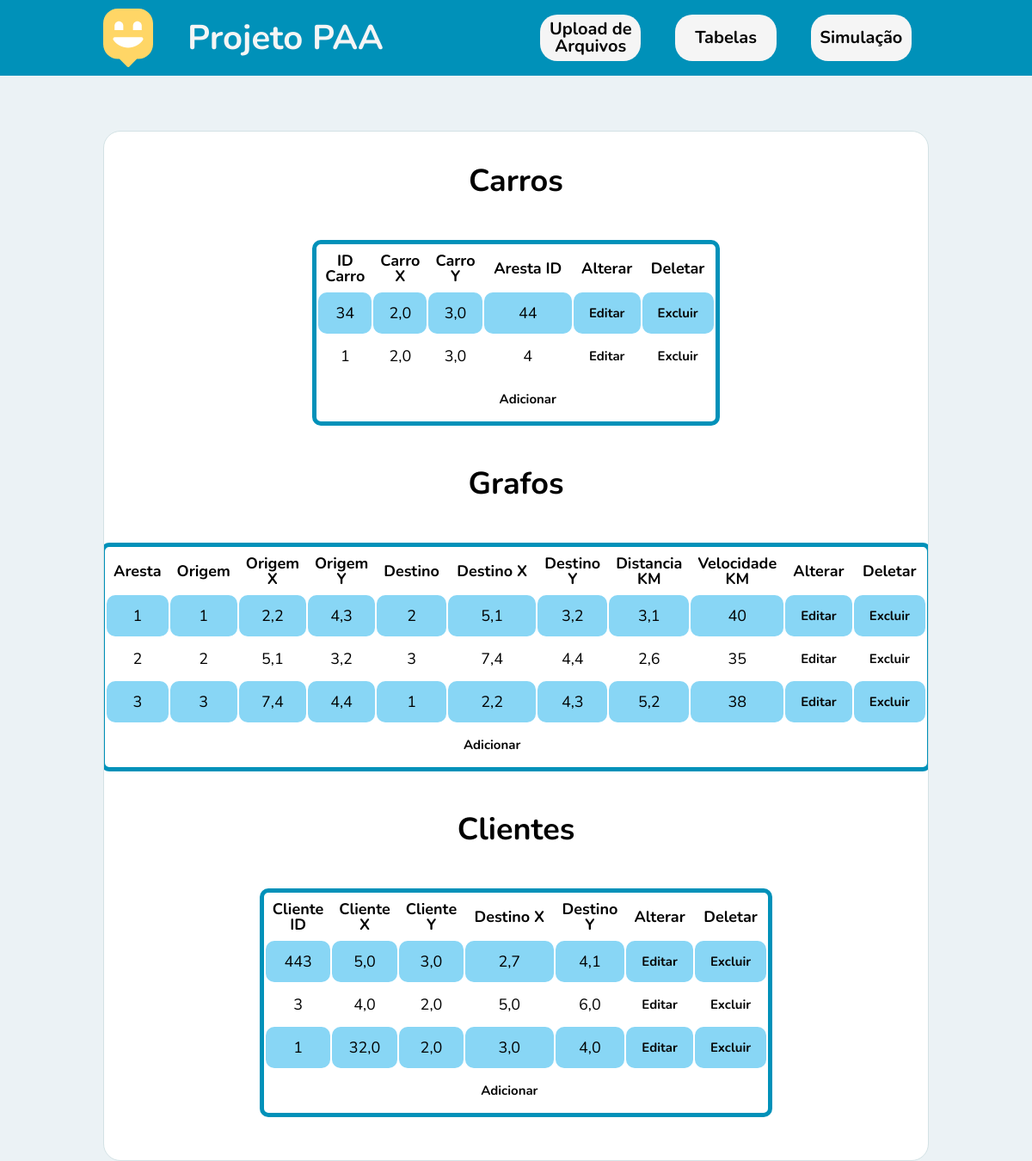
Page /tabelas on the earlier database version.
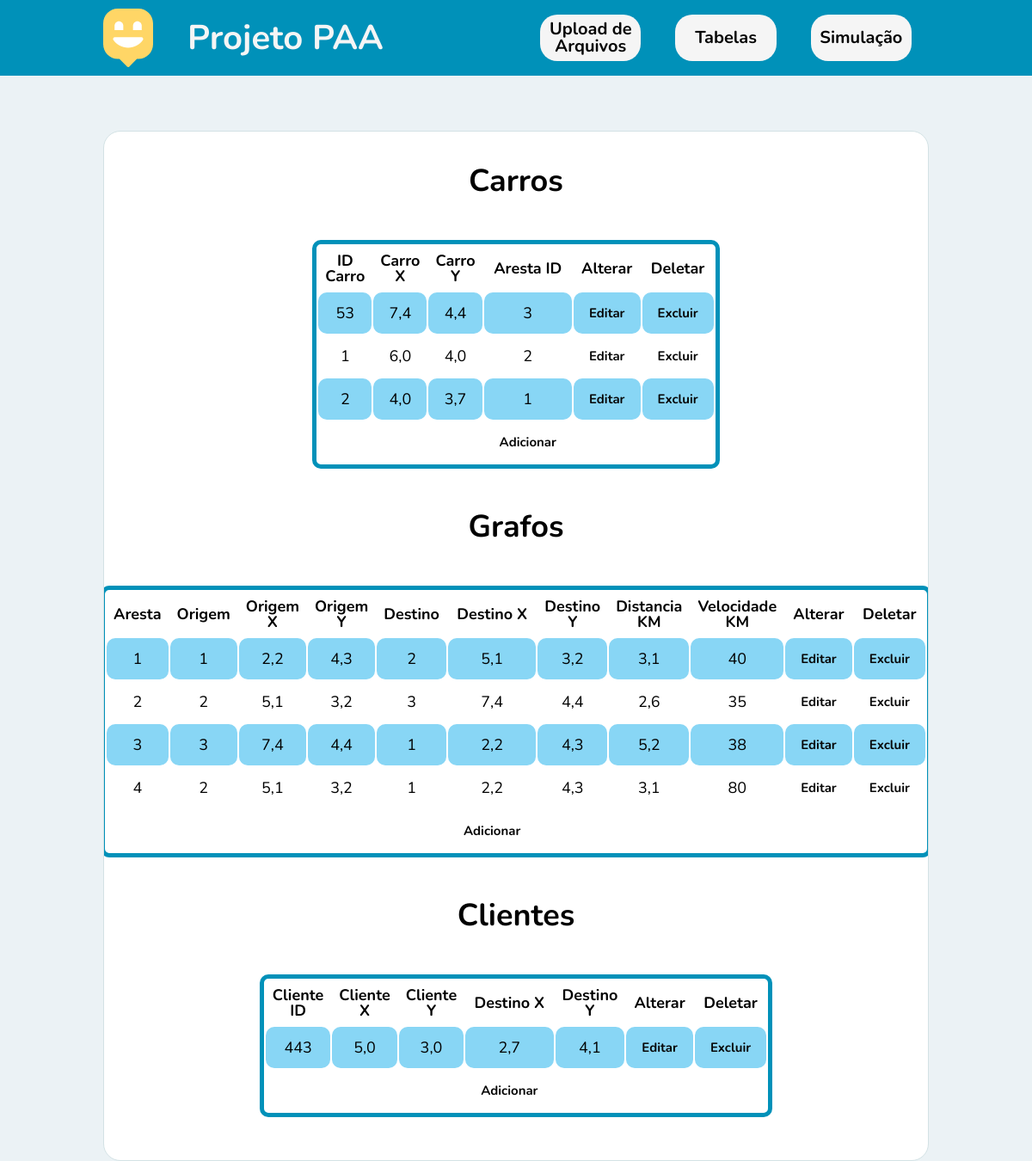
Same page on the later database version.
### app/models.py (models this page shows)
class Carro(models.Model):
    carro_id = models.IntegerField(blank=False, null=False)
    loc_carro_x = models.FloatField(blank=False, null=False)
    loc_carro_y = models.FloatField(blank=False, null=False)
    aresta_id = models.IntegerField(blank=False, null=False)

class Grafo(models.Model):
    aresta_n = models.IntegerField(blank=False, null=False, default=0)
    v_origem = models.IntegerField(blank=False, null=False, default=0)
    loc_v_origem_x = models.FloatField(blank=False, null=False, default=0)
    loc_v_origem_y = models.FloatField(blank=False, null=False, default=0)
    v_destino = models.IntegerField(blank=False, null=False, default=0)
    loc_v_destino_x = models.FloatField(blank=False, null=False, default=0)
    loc_v_destino_y = models.FloatField(blank=False, null=False, default=0)
    distancia_km = models.FloatField(blank=False, null=False, default=0)
    velocidade_km_h = models.IntegerField(blank=False, null=False, default=0)

class Cliente(models.Model):
    cliente_id = models.IntegerField(blank=False, null=False)
    loc_cliente_x = models.FloatField(blank=False, null=False)
    loc_cliente_y = models.FloatField(blank=False, null=False)
    dest_cliente_x = models.FloatField(blank=False, null=False)
    dest_cliente_y = models.FloatField(blank=False, null=False)

### app/views.py (the view)
# urls.py: path('tabelas', views.tabelas, name='tabelas'),
def tabelas(request):
    carros = Carro.objects.all()
    clientes = Cliente.objects.all()
    grafos = Grafo.objects.all()
    return render(request, 'app/tabelas.html', {'carros':carros, 'clientes':clientes, 'grafos': grafos})

### app/templates/app/tabelas.html (shortened to what the changed rows need)
{% load static %}
{% block content %}
<!DOCTYPE html>
<html lang="pt_BR">
  <head>
    <link rel="stylesheet" href="{% static 'css/main.css' %}" />
    <link rel="stylesheet" href="{% static 'css/animations.css' %}" />
    <link rel="stylesheet" href=" {% static 'css/tabelas.css' %}" />
  </head>
  <body>
    <nav class="nav_bar_back">
      <div class="nav_bar">
        <div class="nav_title">
          <h1 class="title">Projeto PAA</h1>
        </div>
      </div>
    </nav>
    <div class="page-home animate-up">
      <h1 class="t1">Carros</h1>
        <div class="table_title_div">
            <div class="table_div">
                <table class="table">
                    {% for carro in carros %}
                    <tr>
                        <td>{{carro.carro_id}}</td>
                        <td>{{carro.loc_carro_x}}</td>
                        <td>{{carro.loc_carro_y}}</td>
                        <td>{{carro.aresta_id}}</td>
                        <td>
                          <a class="button_edit" type="submit" href="/edit/carro/{{carro.carro_id}}">Editar</a class=>
                        </td>
                        <td>
                          <a class="button_edit" type="submit" href="delete/carro/{{carro.carro_id}}">Excluir</a class=>
                        </td>
                    </tr>
                    {% endfor %}
                </table>
            </div>
        </div>
        <h1>Grafos</h1>
        <div class="table_title_div">
            <div class="table_div">
                <table class="table">
                    {% for grafo in grafos %}
                    <tr>
                        <td>{{grafo.aresta_n}}</td>
                        <td>{{grafo.v_origem}}</td>
                        <td>{{grafo.loc_v_origem_x}}</td>
                        <td>{{grafo.loc_v_origem_y}}</td>
                        <td>{{grafo.v_destino}}</td>
                        <td>{{grafo.loc_v_destino_x}}</td>
                        <td>{{grafo.loc_v_destino_y}}</td>
                        <td>{{grafo.distancia_km}}</td>
                        <td>{{grafo.velocidade_km_h}}</td>
                        <td>
                          <a class="button_edit" type="submit" href="/edit/grafo/{{grafo.aresta_n}}">Editar</a>
                        </td>
                        <td>
                          <a class="button_edit" type="submit" href="delete/grafo/{{grafo.aresta_n}}">Excluir</a class=>
                        </td>
                    </tr>
                    {% endfor %}
                </table>
              </div>
            </div>
            <h1>Clientes</h1>
        <div class="table_title_div">
            <div class="table_div">
                <table class="table">
                    {% for cliente in clientes %}
                    <tr>
                        <td>{{cliente.cliente_id}}</td>
                        <td>{{cliente.loc_cliente_x}}</td>
                        <td>{{cliente.loc_cliente_y}}</td>
                        <td>{{cliente.dest_cliente_x}}</td>
                        <td>{{cliente.dest_cliente_y}}</td>
                        <td>
                          <a class="button_edit" type="submit" href="/edit/cliente/{{cliente.cliente_id}}">Editar</a>
                        </td>
                        <td>
                          <a class="button_edit" type="submit" href="delete/cliente/{{cliente.cliente_id}}">Excluir</a class=>
                        </td>
                    </tr>
                    {% endfor %}
                  </table>
            </div>
        </div>
    </div>
  </body>
</html>
{% endblock %}

Differences in the rows shown:
removed Carro: carro_id "34", loc_carro_x "2,0", loc_carro_y "3,0", aresta_id "44"
removed Carro: carro_id "1", loc_carro_x "2,0", loc_carro_y "3,0", aresta_id "4"
removed Cliente: cliente_id "3", loc_cliente_x "4,0", loc_cliente_y "2,0", dest_cliente_x "5,0", dest_cliente_y "6,0"
removed Cliente: cliente_id "1", loc_cliente_x "32,0", loc_cliente_y "2,0", dest_cliente_x "3,0", dest_cliente_y "4,0"
added Carro: carro_id "53", loc_carro_x "7,4", loc_carro_y "4,4", aresta_id "3"
added Carro: carro_id "1", loc_carro_x "6,0", loc_carro_y "4,0", aresta_id "2"
added Carro: carro_id "2", loc_carro_x "4,0", loc_carro_y "3,7", aresta_id "1"
added Grafo: aresta_n "4", v_origem "2", loc_v_origem_x "5,1", loc_v_origem_y "3,2", v_destino "1", loc_v_destino_x "2,2", loc_v_destino_y "4,3", distancia_km "3,1", velocidade_km_h "80"
